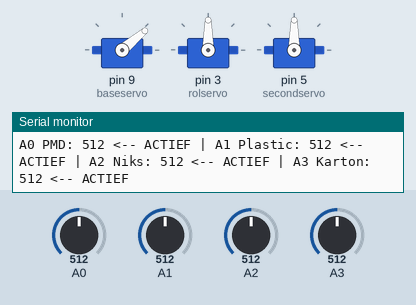
A sketch run on a simulated Arduino Uno, built with avr-gcc and run on an emulated ATmega328P. Shown: 3 × servo, the last lines printed to the serial monitor. Inputs (shaded band) come from the test bench; at power-on: A1 = 512, A3 = 512, A0 = 512, A2 = 512.

Above: at 15.1 s.
15.2 s: A1 set to 407
At 16.7 s:
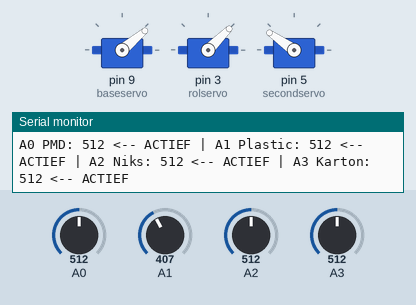
25.9 s: A1 set to 391
At 34.7 s:
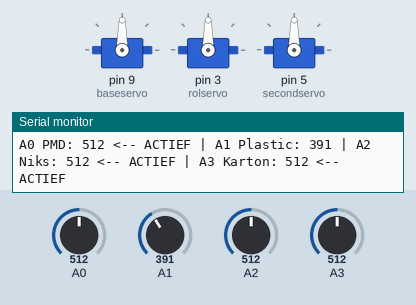
38.5 s: A3 set to 910
At 51.8 s:
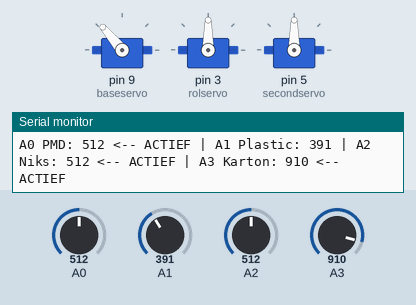
52.5 s: A0 set to 60
At 54.5 s:
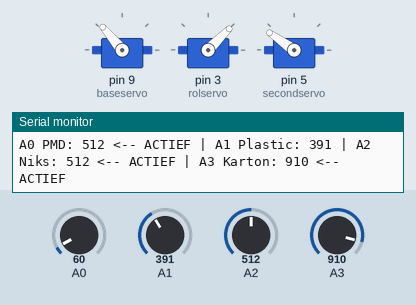
65.2 s: A2 set to 75
75.9 s: A2 set to 62
Timing chart, 0 to 89.4 s (numbered marks = the images above; inputs shaded):
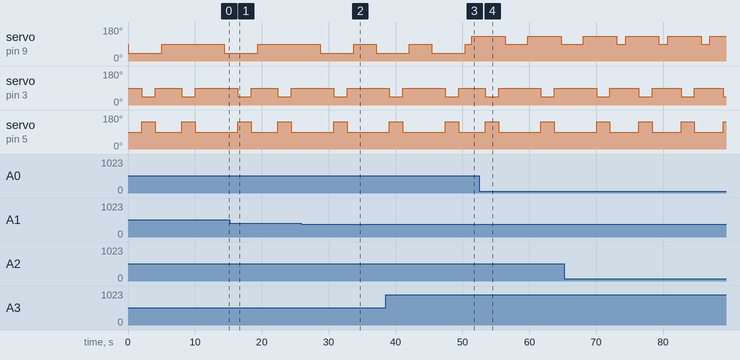

The sketch:

Servobeweging.ino
```cpp
#include <Servo.h>

int pmd = 0;
int plastic = 0;
int niks = 0;
int karton = 0;

Servo baseservo;
Servo rolservo;
Servo secondservo;

int startpos = 90;


void setup() {

  pinMode(A0, INPUT);
  pinMode(A1, INPUT);
  pinMode(A2, INPUT);
  pinMode(A3, INPUT);

  Serial.begin(9600);


  baseservo.attach(9);
  rolservo.attach(3);
  secondservo.attach(5);


  baseservo.write(startpos);
  rolservo.write(startpos);
  secondservo.write(startpos);

  Serial.println("Sensor test gestart...");
}


void loop() {

  // Sensorwaarden lezen
  pmd = analogRead(A0);
  plastic = analogRead(A1);
  niks = analogRead(A2);
  karton = analogRead(A3);


  Serial.print("A0 PMD: ");
  Serial.print(pmd);

  if (pmd >= 70) {
    Serial.print(" <-- ACTIEF");
  }

  Serial.print(" | A1 Plastic: ");
  Serial.print(plastic);

  if (plastic >= 400) {
    Serial.print(" <-- ACTIEF");
  }

  Serial.print(" | A2 Niks: ");
  Serial.print(niks);

  if (niks >= 70) {
    Serial.print(" <-- ACTIEF");
  }

  Serial.print(" | A3 Karton: ");
  Serial.print(karton);

  if (karton >= 100) {
    Serial.print(" <-- ACTIEF");
  }

  Serial.println();


  if (pmd >= 250){

    baseservo.write(40);
    delay(2000);
    rolservo.write(45);
    secondservo.write(145);
    delay(2000);
    rolservo.write(startpos);
    secondservo.write(startpos);
    delay(1000);
    baseservo.write(startpos);
    delay(1000);


  }
   // verander getal afhankelijk van testen

  if (plastic >= 500){

    baseservo.write(90);
    delay(2000);
    rolservo.write(45);
    secondservo.write(145);
    delay(2000);
    rolservo.write(startpos);
    secondservo.write(startpos);
    delay(1000);
    baseservo.write(startpos);
    delay(1000);


  }


  // verander getal afhankelijk van testen

  if (karton >= 900){

    baseservo.write(130);
    delay(2000);
    rolservo.write(45);
    secondservo.write(145);
    delay(2000);
    rolservo.write(startpos);
    secondservo.write(startpos);
    delay(1000);
    baseservo.write(startpos);
    delay(1000);
  }
   if (niks >= 250){

    baseservo.write(startpos);
    delay(1000);
    rolservo.write(startpos);
    secondservo.write(startpos);
    delay(1000);
  }

  delay(300);
}
```

Measured:
- the behaviour switches between 400 and 399 on A1 (found by bisection; images 1 and 2)
- by itself, servo on pin 3 (rolservo): alternates 90° for 4.0 s and 45° for 2.0 s
- by itself, servo on pin 5 (secondservo): alternates 145° for 2.0 s and 90° for 4.0 s
